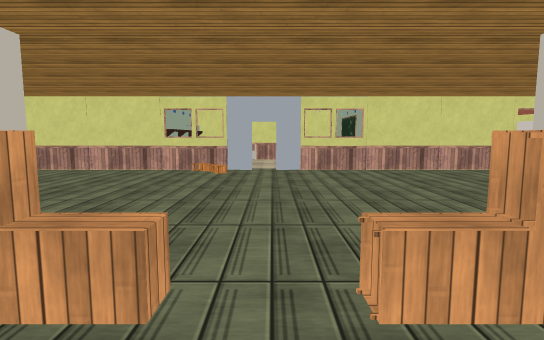
[1] (above)

24 first-person views from a walk through a scene from a Unity 3-D project. The camera is 1.4 m above the floor, tilts 6° down and sees 80° across. The floor is counted in squares, 1 m on a side. Each view is taken from the middle of a square. On the plan, view 1 faces up. The plan holds only what a view shows up to about 15 squares ahead; the rest is blank. The place goes on beyond the plan. The player character is not drawn. Door leaves are left out, so doorways stand open. Some surface patterns are stand-ins.

[2]
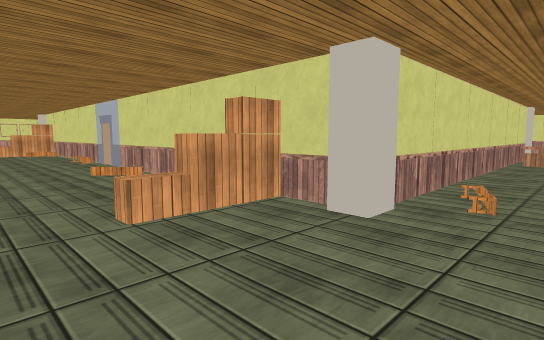

[3]
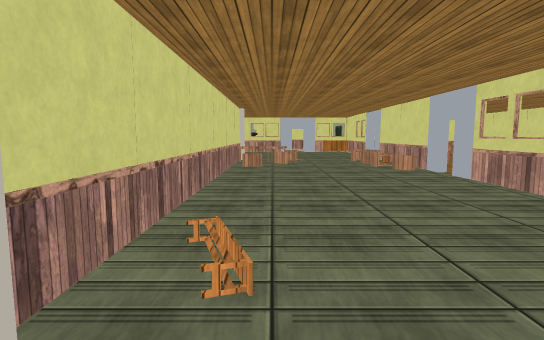

[4]
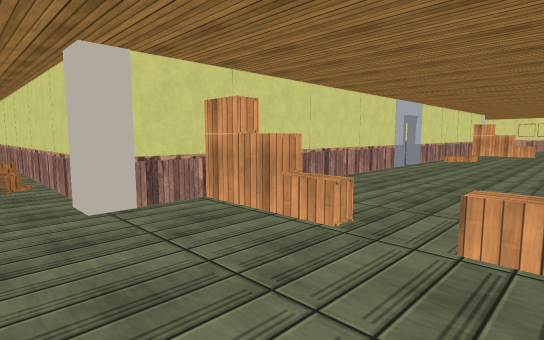

[5]
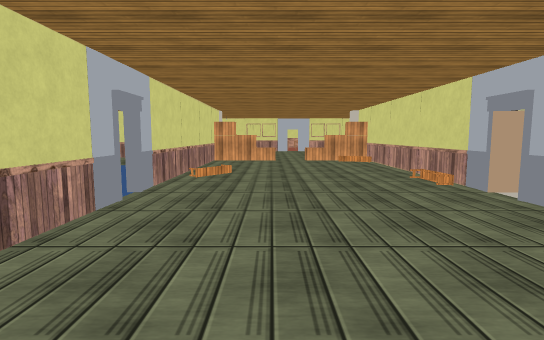

[6]
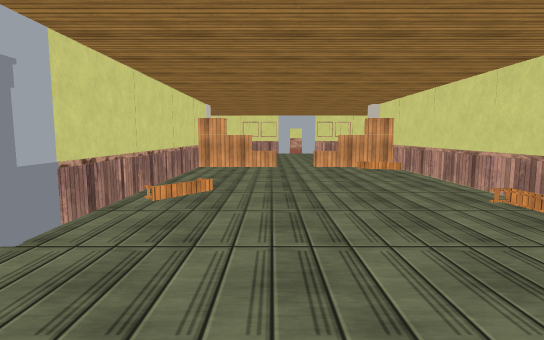

[7]
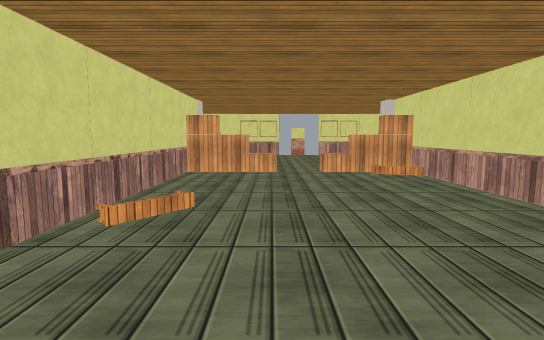

[8]
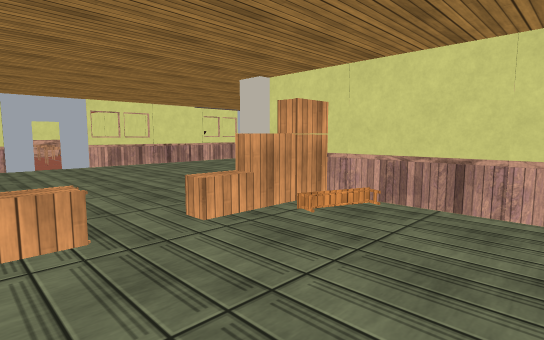

[9]
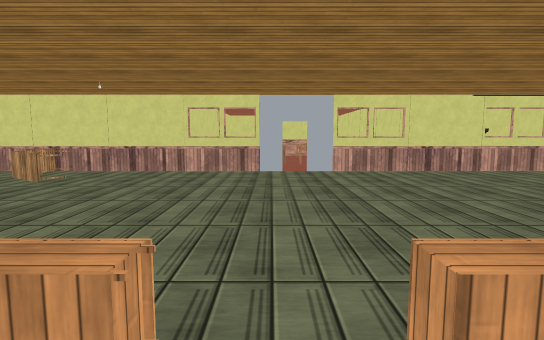

[10]
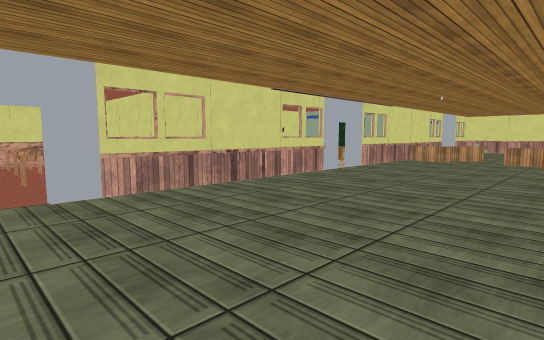

[11]
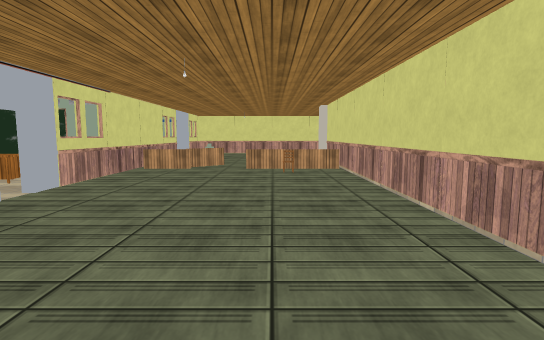

[12]
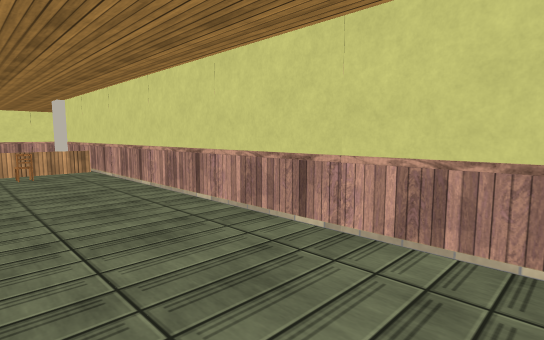

[13]
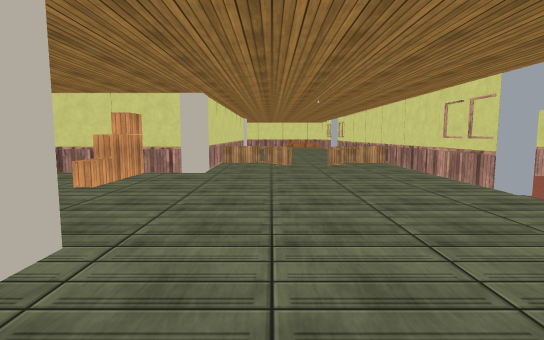

[14]
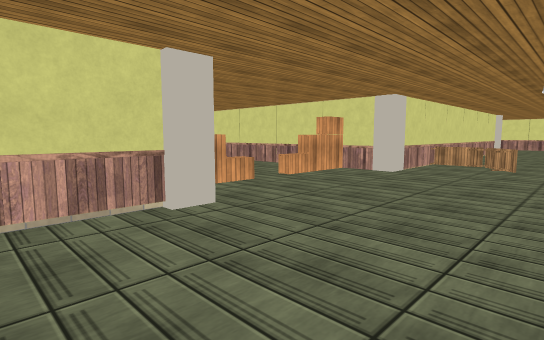

[15]
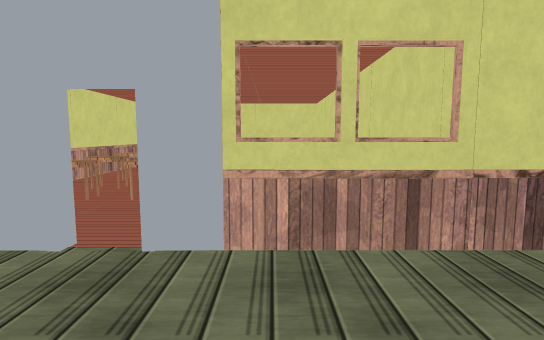

[16]
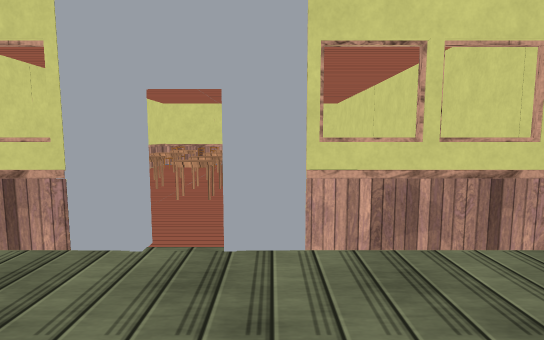

[17]
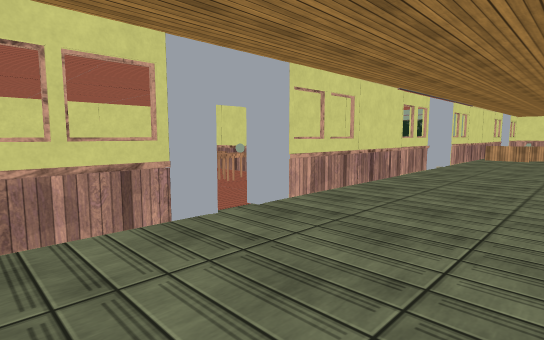

[18]
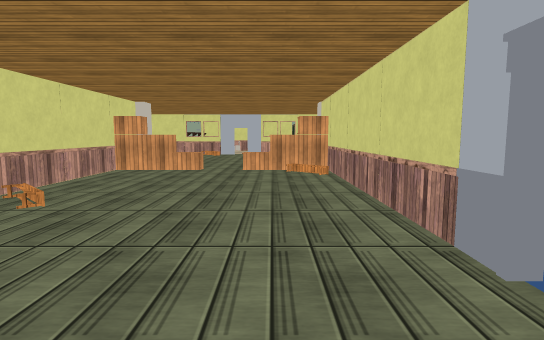

[19]
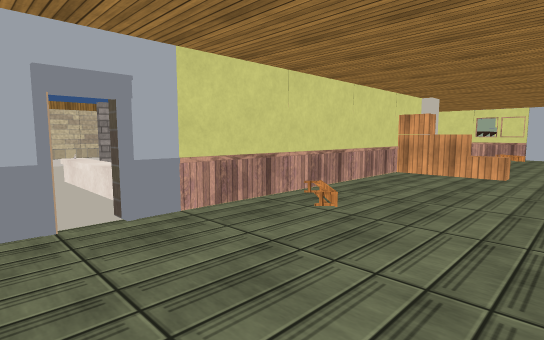

[20]
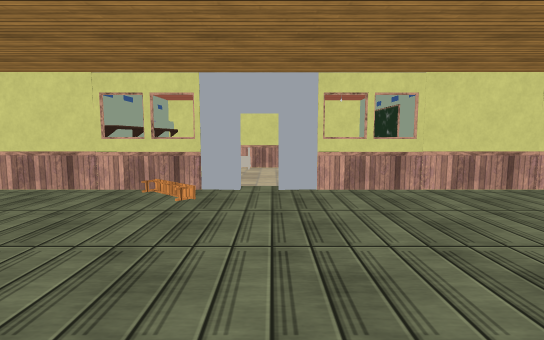

[21]
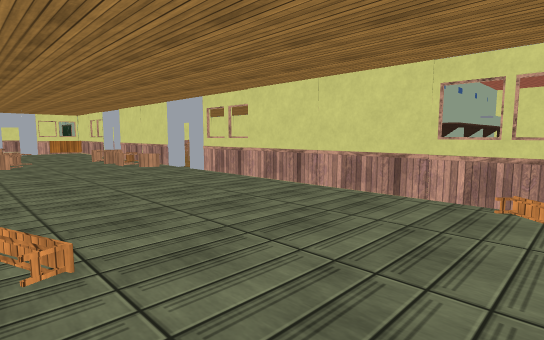

[22]
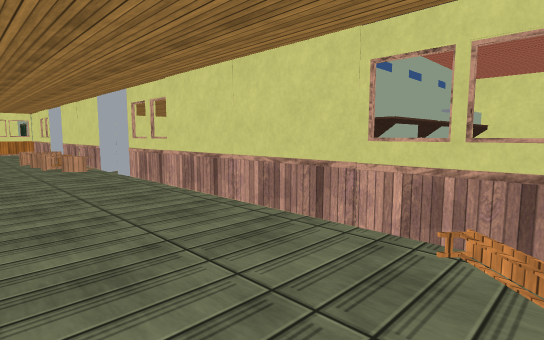

[23]
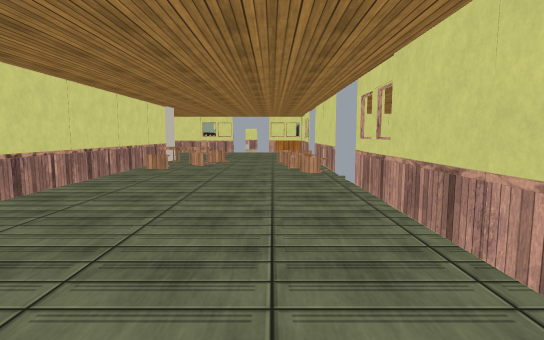

[24]
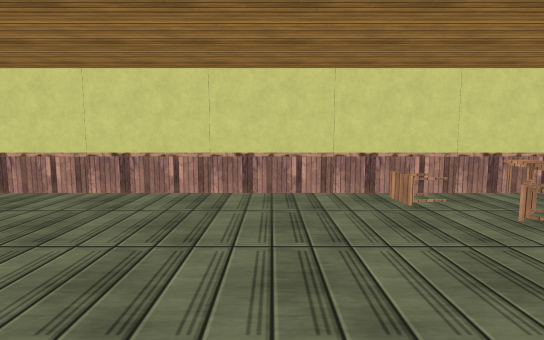

### Floor plan
Points are (right, up) in squares from view 1. A wall is a line through its corners. A room is listed if a view was taken in it or the views show most of it. See-through windows are left out.
Room 1 (views 1, 2, 3, 4, 5, 6, 7, 8, 9, 10, 11, 12, 13, 14, 15, 16, 17, 18, 19, 20, 21, 22, 23, 24)
walls: (-4.4, -9.4) (-4.4, -19.9); (4.3, -8) (4.3, 2.1); (-4.4, 3.6) (-4.4, -8) (-5, -8); (-5, -22.1) (-19.5, -22.1); (4.3, -19.2) (4.3, -8.9); (4.3, -21.4) (4.3, -20.8); (4.3, 3.8) (4.3, 4.4); (6, 5.1) (7.5, 5.1); (7.5, -22.4) (5.4, -22.4); (-19.5, 5.1) (-5.1, 5.1); (-0.4, -30.9) (7.5, -30.9); (-0.8, 13.4) (-14.5, 13.4); (-12, -30.9) (-1.4, -30.9); (-4.4, 15.5) (-4.4, 14); (-15.4, 13.4) (-18.4, 13.4); (7.5, 13.4) (0.1, 13.4); (-19.5, -30.9) (-12.9, -30.9)
ways out: open door at (-15, 14); open door at (-12.3, -31.3); open door at (-0.3, -31.3); gap at (-5, -8); gap at (-0.5, 14); gap at (4.5, -8.5)
objects: other object (-19, -30); other object (-19, -29); other object (-19, -26) to (-19, -25); other object (-19, -24) to (-19, -23); other object (-19, 8); other object (-19, 12); other object (-19, 13); other object (-18, 6); other object (-18, 12); other object (-17, -25); other object (-17, 12) to (-16, 13); other object (-5, -9); other object (-4, -22); other object (-4, -20); other object (-4, 3); other object (-4, 5); other object (-4, 15); other object (-3, -20); other object (-3, 3) to (-2, 3); other object (-2, -20); other object (-1, -20); other object (-1, 3); other object (1, -20) to (2, -20); other object (1, 3) to (2, 3); other object (3, -20); other object (3, 3); other object (4, -22) to (5, -22); other object (4, -20); other object (4, 3); other object (4, 5) to (5, 5); other object (7, -28); other object (7, -26) to (7, -25)

Where each view was taken, in squares from view 1:
view 1: 0 up, 0 right, facing up
view 2: 8 up, 1 right, facing down-left
view 3: 7 up, 3 left, facing left
view 4: 7 up, 2 left, facing down-right
view 5: 1 down, 1 right, facing down
view 6: 5 down, 1 right, facing down
view 7: 7 down, 1 right, facing down
view 8: 15 down, 2 right, facing down-left
view 9: 18 down, 0 right, facing down
view 10: 23 down, 0 right, facing down-left
view 11: 25 down, 5 left, facing left
view 12: 26 down, 5 left, facing up-left
view 13: 25 down, 8 left, facing right
view 14: 28 down, 8 left, facing up-right
view 15: 27 down, 3 left, facing down
view 16: 27 down, 2 left, facing down
view 17: 26 down, 3 right, facing down-left
view 18: 11 down, 2 right, facing up
view 19: 10 down, 1 right, facing up-left
view 20: 5 up, 0 right, facing up
view 21: 6 up, 2 left, facing up-left
view 22: 9 up, 2 left, facing up-left
view 23: 11 up, 4 left, facing left
view 24: 13 up, 15 left, facing down
